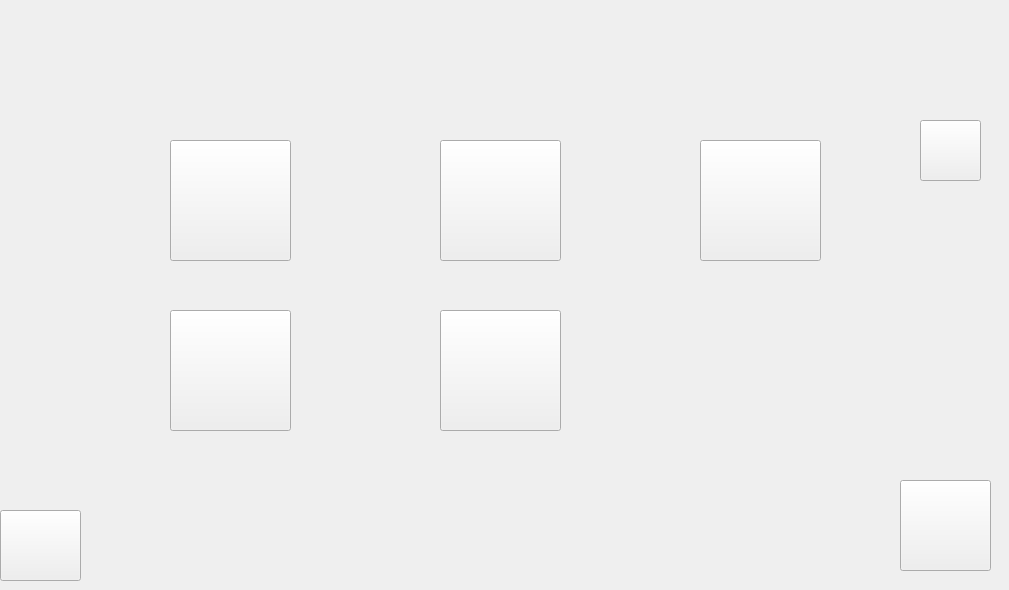
   <widget class="QWidget" name="menu">
    <widget class="QPushButton" name="Mode_auto">
     <property name="geometry">
      <rect>
       <x>170</x>
       <y>140</y>
       <width>121</width>
       <height>121</height>
      </rect>
     </property>
     <property name="text">
      <string/>
     </property>
    </widget>
    <widget class="QLabel" name="menu_background">
     <property name="geometry">
      <rect>
       <x>0</x>
       <y>0</y>
       <width>1000</width>
       <height>581</height>
      </rect>
     </property>
     <property name="text">
      <string/>
     </property>
     <property name="scaledContents">
      <bool>true</bool>
     </property>
     <property name="wordWrap">
      <bool>false</bool>
     </property>
    </widget>
    <widget class="QPushButton" name="Mode_manual">
     <property name="geometry">
      <rect>
       <x>440</x>
       <y>140</y>
       <width>121</width>
       <height>121</height>
      </rect>
     </property>
     <property name="text">
      <string/>
     </property>
     <property name="iconSize">
      <size>
       <width>16</width>
       <height>16</height>
      </size>
     </property>
    </widget>
    <widget class="QPushButton" name="exit">
     <property name="geometry">
      <rect>
       <x>900</x>
       <y>480</y>
       <width>91</width>
       <height>91</height>
      </rect>
     </property>
     <property name="text">
      <string/>
     </property>
    </widget>
    <widget class="QPushButton" name="Mode_info">
     <property name="geometry">
      <rect>
       <x>700</x>
       <y>140</y>
       <width>121</width>
       <height>121</height>
      </rect>
     </property>
     <property name="text">
      <string/>
     </property>
    </widget>
    <widget class="QPushButton" name="Launch">
     <property name="geometry">
      <rect>
       <x>920</x>
       <y>120</y>
       <width>61</width>
       <height>61</height>
      </rect>
     </property>
     <property name="text">
      <string/>
     </property>
    </widget>
    <widget class="QPushButton" name="Mode_cancelMission">
     <property name="geometry">
      <rect>
       <x>170</x>
       <y>310</y>
       <width>121</width>
       <height>121</height>
      </rect>
     </property>
     <property name="text">
      <string/>
     </property>
    </widget>
    <widget class="QPushButton" name="To_charge">
     <property name="geometry">
      <rect>
       <x>0</x>
       <y>510</y>
       <width>81</width>
       <height>71</height>
      </rect>
     </property>
     <property name="text">
      <string/>
     </property>
    </widget>
    <widget class="QPushButton" name="Mode_getPoint">
     <property name="geometry">
      <rect>
       <x>440</x>
       <y>310</y>
       <width>121</width>
       <height>121</height>
      </rect>
     </property>
     <property name="text">
      <string/>
     </property>
    </widget>
    <zorder>menu_background</zorder>
    <zorder>Mode_manual</zorder>
    <zorder>exit</zorder>
    <zorder>Mode_info</zorder>
    <zorder>Mode_auto</zorder>
    <zorder>Launch</zorder>
    <zorder>Mode_cancelMission</zorder>
    <zorder>To_charge</zorder>
    <zorder>Mode_getPoint</zorder>
   </widget>
